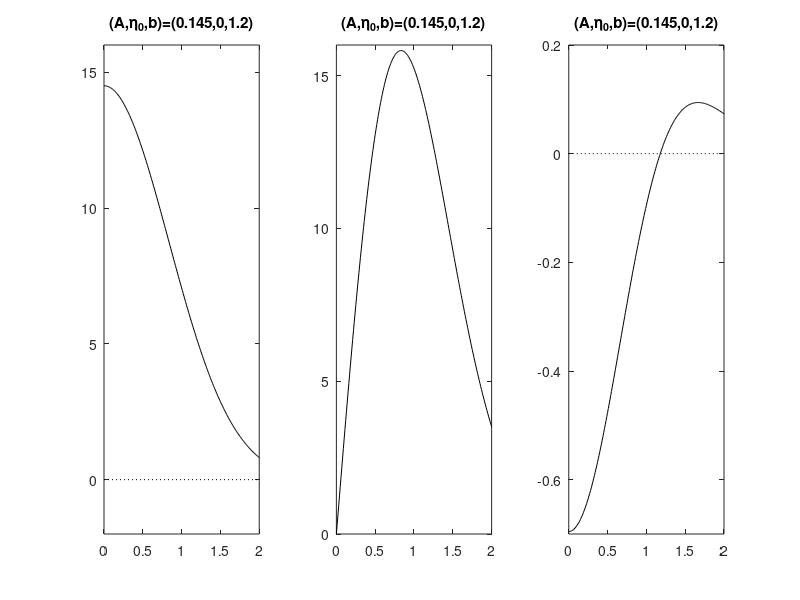

The MATLAB source for this figure:
% Gaussian eddy fits
clear;

r0=[0:0.01:2];
omega=2*pi/86400;
lat=30;
f0 = 2*omega*sind(lat);
g=9.81;
Ls=90*10^3;
r=r0*Ls;

A1=0.145;
eta01= 0.00;
b1=1.2
L1=Ls/b1
pltnam1=strcat('(A,\eta_0,b)=(',num2str(A1,3),',',num2str(eta01),',',num2str(b1,3),')');

etaG1=A1*exp(-0.5*r.^2./L1^2);



ssh1=eta01+etaG1;
vel1=-(r/L1^2).*(g/f0).*etaG1;
zeta1=-(1/L1^2)*(2.-(r/L1).^2).*(g/f0).*etaG1;

figure
subplot(1,3,1)
plot(r0,ssh1*10^2,'-k')
hold on
plot([0 2],[0 0],':k')
axis([0 2 -2 16])
title(pltnam1)

subplot(1,3,2)
plot(r0,abs(vel1)*10^2,'-k')
axis([0 2 0 16])
title(pltnam1)

subplot(1,3,3)
plot(r0,zeta1*10^5,'-k')
hold on
plot([0 2],[0 0],':k')
axis([0 2 -0.7 0.2])
title(pltnam1)

